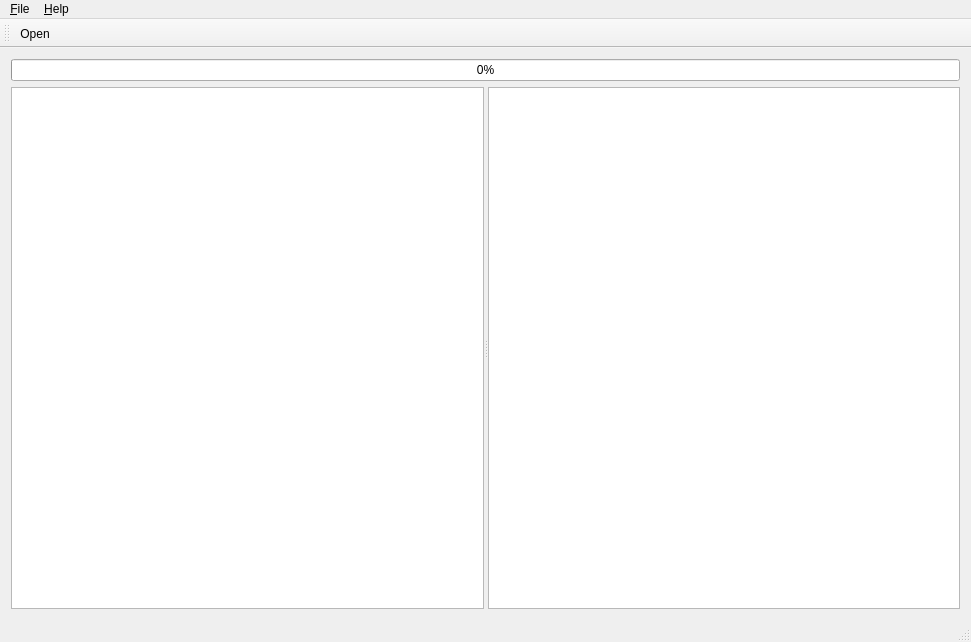
<?xml version="1.0" encoding="UTF-8"?>
<ui version="4.0">
 <class>MainWindow</class>
 <widget class="QMainWindow" name="MainWindow">
  <property name="geometry">
   <rect>
    <x>0</x>
    <y>0</y>
    <width>971</width>
    <height>642</height>
   </rect>
  </property>
  <property name="windowTitle">
   <string>Assembler Explorer</string>
  </property>
  <property name="locale">
   <locale language="English" country="UnitedStates"/>
  </property>
  <widget class="QWidget" name="centralWidget">
   <layout class="QVBoxLayout" name="verticalLayout">
    <item>
     <widget class="QProgressBar" name="progressBar">
      <property name="value">
       <number>0</number>
      </property>
     </widget>
    </item>
    <item>
     <widget class="QSplitter" name="splitter">
      <property name="orientation">
       <enum>Qt::Horizontal</enum>
      </property>
      <widget class="QTreeView" name="treeViewStructure">
       <property name="editTriggers">
        <set>QAbstractItemView::NoEditTriggers</set>
       </property>
       <attribute name="headerVisible">
        <bool>false</bool>
       </attribute>
      </widget>
      <widget class="QTableView" name="tableViewCode">
       <property name="editTriggers">
        <set>QAbstractItemView::NoEditTriggers</set>
       </property>
       <property name="selectionBehavior">
        <enum>QAbstractItemView::SelectRows</enum>
       </property>
       <property name="showGrid">
        <bool>false</bool>
       </property>
       <property name="gridStyle">
        <enum>Qt::NoPen</enum>
       </property>
       <attribute name="horizontalHeaderVisible">
        <bool>false</bool>
       </attribute>
       <attribute name="horizontalHeaderStretchLastSection">
        <bool>true</bool>
       </attribute>
       <attribute name="verticalHeaderVisible">
        <bool>false</bool>
       </attribute>
       <attribute name="verticalHeaderDefaultSectionSize">
        <number>20</number>
       </attribute>
       <attribute name="verticalHeaderMinimumSectionSize">
        <number>20</number>
       </attribute>
      </widget>
     </widget>
    </item>
   </layout>
  </widget>
  <widget class="QMenuBar" name="menuBar">
   <property name="geometry">
    <rect>
     <x>0</x>
     <y>0</y>
     <width>971</width>
     <height>22</height>
    </rect>
   </property>
   <widget class="QMenu" name="menuFile">
    <property name="title">
     <string>&amp;File</string>
    </property>
    <addaction name="actionOpen"/>
    <addaction name="separator"/>
    <addaction name="actionSettings"/>
    <addaction name="separator"/>
    <addaction name="actionQuit"/>
   </widget>
   <widget class="QMenu" name="menuHelp">
    <property name="title">
     <string>&amp;Help</string>
    </property>
    <addaction name="actionAbout"/>
   </widget>
   <addaction name="menuFile"/>
   <addaction name="menuHelp"/>
  </widget>
  <widget class="QStatusBar" name="statusBar"/>
  <widget class="QToolBar" name="toolBar">
   <property name="windowTitle">
    <string>toolBar</string>
   </property>
   <attribute name="toolBarArea">
    <enum>TopToolBarArea</enum>
   </attribute>
   <attribute name="toolBarBreak">
    <bool>false</bool>
   </attribute>
   <addaction name="actionOpen"/>
  </widget>
  <action name="actionOpen">
   <property name="icon">
    <iconset theme="document-open"/>
   </property>
   <property name="text">
    <string>&amp;Open...</string>
   </property>
  </action>
  <action name="actionQuit">
   <property name="icon">
    <iconset theme="application-exit"/>
   </property>
   <property name="text">
    <string>&amp;Quit</string>
   </property>
  </action>
  <action name="actionAbout">
   <property name="icon">
    <iconset theme="help-about"/>
   </property>
   <property name="text">
    <string>&amp;About...</string>
   </property>
  </action>
  <action name="actionSettings">
   <property name="text">
    <string>&amp;Settings...</string>
   </property>
  </action>
 </widget>
 <layoutdefault spacing="6" margin="11"/>
 <resources/>
 <connections>
  <connection>
   <sender>actionQuit</sender>
   <signal>triggered()</signal>
   <receiver>MainWindow</receiver>
   <slot>close()</slot>
   <hints>
    <hint type="sourcelabel">
     <x>-1</x>
     <y>-1</y>
    </hint>
    <hint type="destinationlabel">
     <x>485</x>
     <y>320</y>
    </hint>
   </hints>
  </connection>
 </connections>
</ui>
